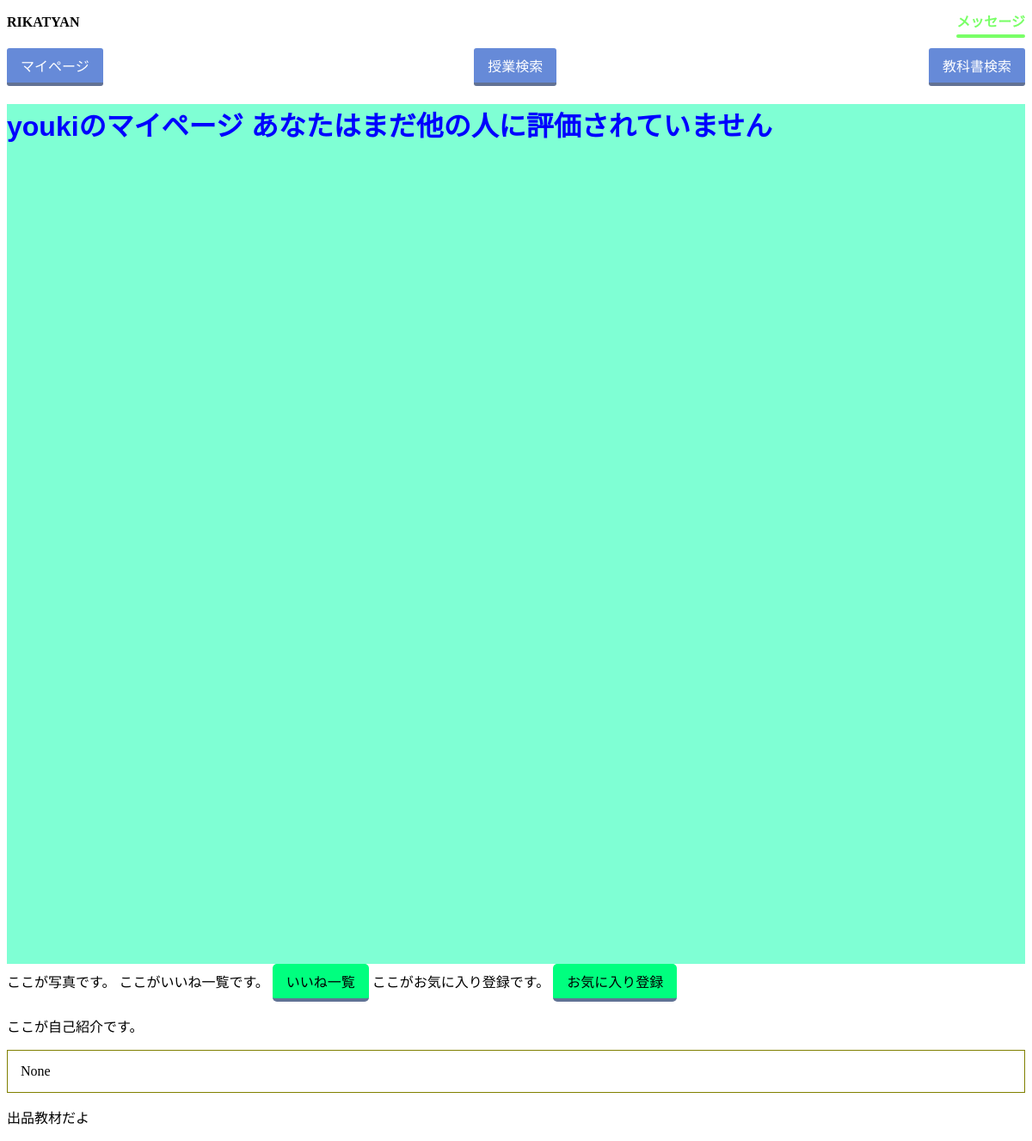
/mypage/4/, run on an earlier commit of the app's database.
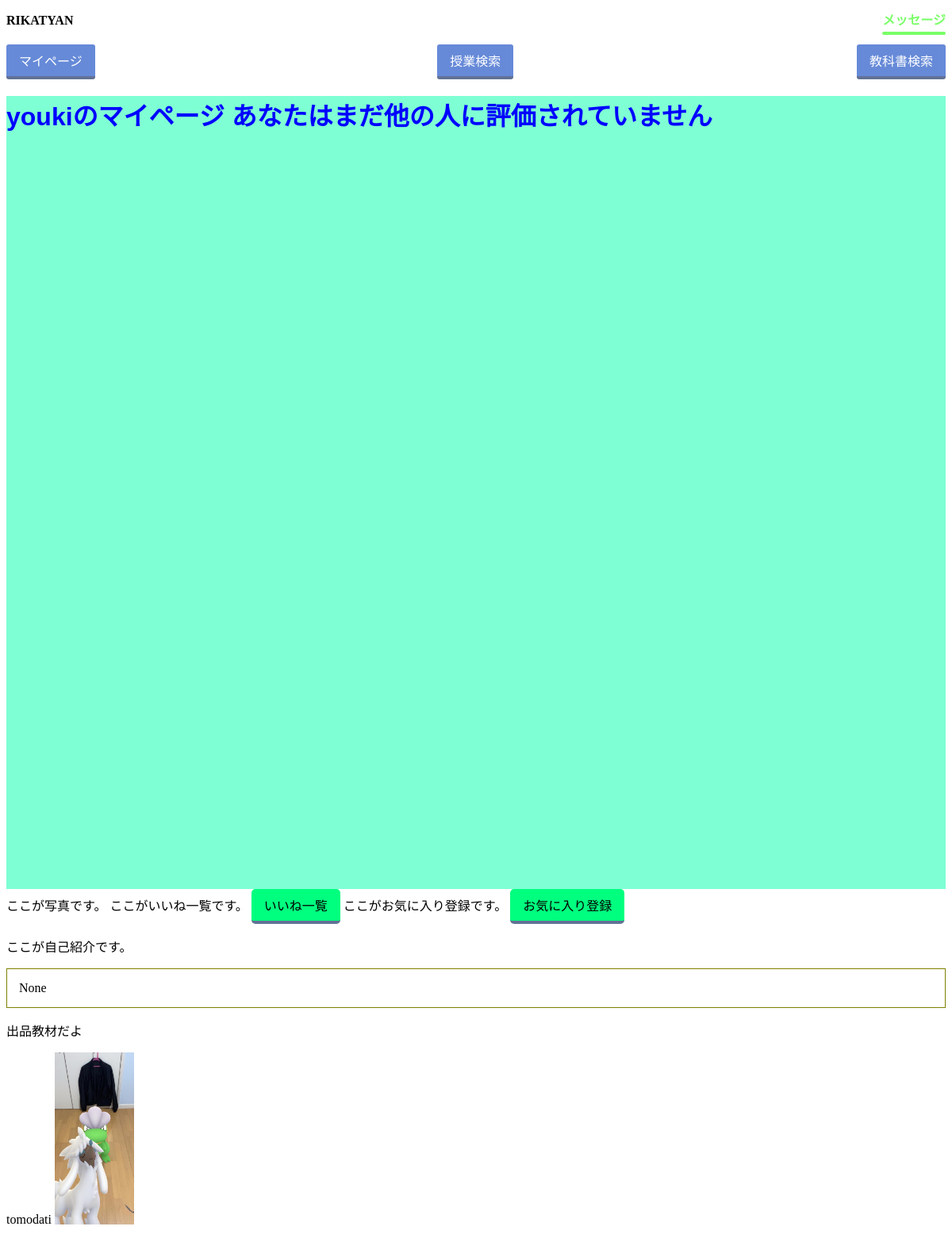
And on a later commit of the database.
### users/models.py (models this page shows, shortened)
class Users(AbstractBaseUser, PermissionsMixin):
    user_id = models.AutoField(primary_key=True)
    username = models.CharField(verbose_name='username', max_length=10, unique=True, validators=[
                                MinLengthValidator(5,), RegexValidator(r'^[a-zA-Z0-9]*$',)])
    student_number = models.CharField(verbose_name='学籍番号', unique=True, max_length=7, validators=[
                                      MinLengthValidator(7,), RegexValidator(r'^[A-Z0-9]*$',)])
    email = models.EmailField(verbose_name='Email', max_length=50)
    image = models.ImageField(
        verbose_name='プロフィール画像', upload_to="src/users/static/users/image/", blank=True, null=True)
    user_comment = models.TextField(
        verbose_name='自己紹介', max_length=300, blank=True, null=True)  # 文字数？
    is_staff = models.BooleanField(default=False)
    is_admin = models.BooleanField(default=False)
    objects = MyUserManager()
    USERNAME_FIELD = 'username'
    REQUIRED_FIELDS = ['student_number']

class Texts(models.Model):
    text_id = models.AutoField(primary_key=True)
    user_id = models.ForeignKey(Users, on_delete=models.CASCADE)  # 外部キー
    class_id = models.ForeignKey(Classes, on_delete=models.CASCADE)  # 外部キー
    title = models.TextField(max_length=50)  # 文字数？商品名
    info = models.TextField(max_length=300)  # 文字数？　商品情報
    sold_flag = models.BooleanField()
    category = models.IntegerField(
        validators=[MinValueValidator(1), MaxValueValidator(6)])  # 数字は？カテゴリ
    state = models.IntegerField(
        validators=[MinValueValidator(1), MaxValueValidator(6)])  # 数字は?商品状態
    date = models.DateTimeField(default=timezone.now)  # レコード登録時の日本時間が保存
    days = models.IntegerField(
        validators=[MinValueValidator(1), MaxValueValidator(4)])  # 数字は？お渡しまでの日数
    image1 = models.ImageField(
        verbose_name='商品画像１', upload_to="src/textpage/static/textpage/image1/", blank=False, null=False)
    image2 = models.ImageField(
        verbose_name='商品画像２', upload_to="src/textpage/static/textpage/image2/", blank=True, null=True)
    image3 = models.ImageField(
        verbose_name='商品画像３', upload_to="src/textpage/static/textpage/image3/", blank=True, null=True)

### mypage/views.py (the view)
# urls.py: path('<int:pk>/', views.MypageView.as_view(), name='mypage'),
class MypageView(generic.DetailView):
    model = Users
    template_name = 'mypage/mypage.html'
    def get_context_data(self, **kwargs):
        context = super(MypageView, self).get_context_data(**kwargs)
        context.update({
            'texts_list': Texts.objects.all(),
            'ueval_avg': Uevals.objects.values('user_id').annotate(avg=models.Avg('eval'))
        })
        return context

### mypage/templates/mypage/mypage.html (shortened to what this page needs)
{% load static %}
<!DOCTYPE html>
    <head>
        <link href="{% static 'css/mypage.css' %}" rel="stylesheet">
        <link href="{% static 'classpages/head.css' %}" rel="stylesheet">
    </head>
    <body>
        {% include 'classpages/head.html' %}
        <div class="top">
            <h1>{{users.username}}のマイページ
                    {% if ueval_avg %}
                        {% for avg in ueval_avg %}
                            {{ avg.avg }}
                        {% endfor %}
                    {% else %}
                        あなたはまだ他の人に評価されていません
                    {% endif %}
        </div>
        <div>
            ここが写真です。
            ここがいいね一覧です。
            <a href="{% url 'like:like' user.user_id %}" class="button1">いいね一覧</a>
            ここがお気に入り登録です。
            <a href="{% url 'like:likely' user.user_id %}" class="button1">お気に入り登録</a>
            <p>ここが自己紹介です。</p>
            <div style="border: #808000 solid 1px; font-size: 100%; padding: 15px;">{{users.user_comment}}</div>
            <p>出品教材だよ</p>
            {% for text in texts_list %}
                {% if text.user_id.user_id == users.user_id %}
                    {{text.title}}
                    {% if text.image1 %}
                        <a href="{% url 'textpage:textpage' text.text_id%}"  alt="実装例" width="1200" height="814" class="aligncenter size-full wp-image-7509" >
                        <img src="{{text.image1.url}}" width = 100px></a>
                    {% endif %}
                {% endif %}
            {% endfor %}
        </div>
    </body>
</html>

### classpages/templates/classpages/head.html (shortened to what this page needs)
<div class="titlebar">
    <p class="RIKATYAN">RIKATYAN</p>
    <p class="message"><a href={% url 'message:message' user.user_id %} class="btn-border-bottom">メッセージ</a></p>
</div>
<div class="url">
    <p class="mypage"> <a href={% url 'mypage:mypage' user.user_id %} class="button"><span>マイページ</span></a></p>
    <p class="c_search"><a href = "/search" class="button"><span>授業検索</span></a></p>
    <p class="t_search"><a href = "/search" class="button"><span>教科書検索</span></a></p>
</div>

### mypage/static/css/mypage.css (style rules this page uses)
.top { width: 100%; height: 1000px; color: blue; background: aquamarine; font-family: 'Lucida Sans', 'Lucida Sans Regular', 'Lucida Grande', 'Lucida Sans Unicode', Geneva, Verdana, sans-serif; }
.RIKATYAN { display: table-cell; text-align: left; }
.message { display: table-cell; text-align: right; }
.titlebar { display: table; width: 100%; color:black; font-weight:bold; }
.mypage { display: table-cell; text-align: left; }
.c_search { display: table-cell; text-align: center; }
.t_search { display: table-cell; text-align: right; }
.button, .button1, .button2 { display: inline-block; padding: 0.5em 1em; text-decoration: none; background: #668ad8; color: #FFF; border-bottom: solid 4px #627295; border-radius: 3px; border-radius: 5px; }
.button1 { background: springgreen; color: black; }
.url { display: table; width: 100%; color:black; }

### classpages/static/classpages/head.css (style rules this page uses)
.RIKATYAN { display: table-cell; text-align: left; }
.message { display: table-cell; text-align: right; }
.titlebar { display: table; width: 100%; color:black; font-weight:bold; }
.mypage { display: table-cell; text-align: left; }
.c_search { display: table-cell; text-align: center; }
.t_search { display: table-cell; text-align: right; }
.button { display: inline-block; padding: 0.5em 1em; text-decoration: none; background: #668ad8; color: #FFF; border-bottom: solid 4px #627295; border-radius: 3px; }
.button span { display:inline-block; transition: .5s; }
.url { display: table; width: 100%; color:black; }
.btn-border-bottom { position: relative; display: inline-block; font-weight: bold; padding: 0.25em 0; text-decoration: none; color: #79ff67; }
.btn-border-bottom:before { position: absolute; content: ''; width: 100%; height: 4px; top:100%; left: 0; border-radius: 3px; background:#79ff67; transition: .2s; }

What changed in the data, as far as the page shows it:
added Texts: title "tomodati", image1 (picture)
